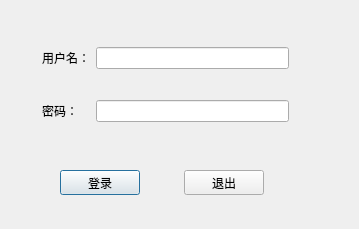
<?xml version="1.0" encoding="UTF-8"?>
<ui version="4.0">
 <class>LoginDlg</class>
 <widget class="QDialog" name="LoginDlg">
  <property name="geometry">
   <rect>
    <x>0</x>
    <y>0</y>
    <width>359</width>
    <height>229</height>
   </rect>
  </property>
  <property name="windowTitle">
   <string>Dialog</string>
  </property>
  <widget class="QWidget" name="layoutWidget_2">
   <property name="geometry">
    <rect>
     <x>60</x>
     <y>170</y>
     <width>204</width>
     <height>25</height>
    </rect>
   </property>
   <layout class="QHBoxLayout" name="horizontalLayout">
    <item>
     <widget class="QPushButton" name="acceptPushButton">
      <property name="text">
       <string>登录</string>
      </property>
     </widget>
    </item>
    <item>
     <spacer name="horizontalSpacer">
      <property name="orientation">
       <enum>Qt::Horizontal</enum>
      </property>
      <property name="sizeHint" stdset="0">
       <size>
        <width>40</width>
        <height>20</height>
       </size>
      </property>
     </spacer>
    </item>
    <item>
     <widget class="QPushButton" name="rejectPushButton">
      <property name="text">
       <string>退出</string>
      </property>
     </widget>
    </item>
   </layout>
  </widget>
  <widget class="QWidget" name="layoutWidget">
   <property name="geometry">
    <rect>
     <x>40</x>
     <y>20</y>
     <width>251</width>
     <height>131</height>
    </rect>
   </property>
   <layout class="QGridLayout" name="gridLayout">
    <property name="leftMargin">
     <number>2</number>
    </property>
    <property name="topMargin">
     <number>2</number>
    </property>
    <property name="rightMargin">
     <number>2</number>
    </property>
    <property name="bottomMargin">
     <number>2</number>
    </property>
    <item row="0" column="0">
     <widget class="QLabel" name="label">
      <property name="text">
       <string>用户名：</string>
      </property>
     </widget>
    </item>
    <item row="0" column="1">
     <widget class="QLineEdit" name="lineEdit"/>
    </item>
    <item row="1" column="0">
     <widget class="QLabel" name="label_2">
      <property name="text">
       <string>密码：</string>
      </property>
     </widget>
    </item>
    <item row="1" column="1">
     <widget class="QLineEdit" name="lineEdit_2">
      <property name="echoMode">
       <enum>QLineEdit::Password</enum>
      </property>
     </widget>
    </item>
   </layout>
  </widget>
 </widget>
 <resources/>
 <connections>
  <connection>
   <sender>rejectPushButton</sender>
   <signal>clicked()</signal>
   <receiver>LoginDlg</receiver>
   <slot>reject()</slot>
   <hints>
    <hint type="sourcelabel">
     <x>226</x>
     <y>183</y>
    </hint>
    <hint type="destinationlabel">
     <x>240</x>
     <y>208</y>
    </hint>
   </hints>
  </connection>
 </connections>
</ui>
